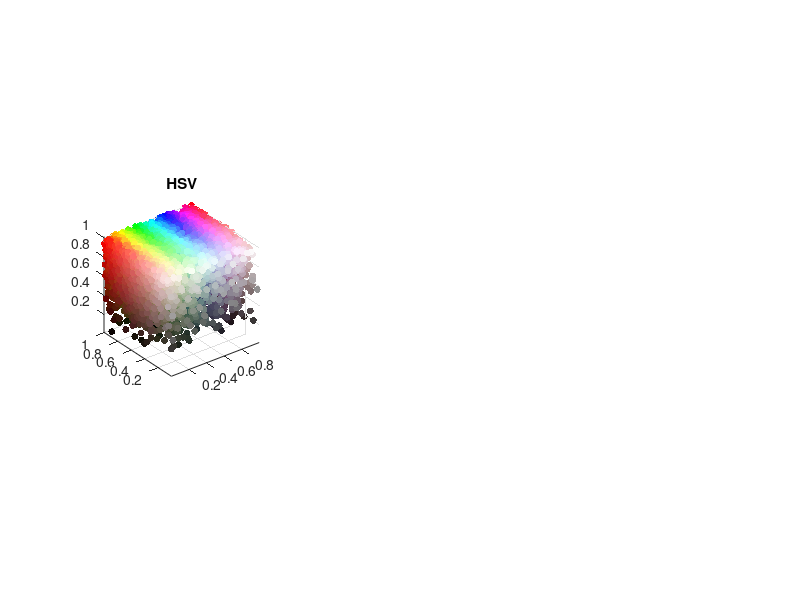

Here is the MATLAB script that generated this plot: (Note: this script raises an error after producing the figure.)
% Cleanup workspace
clear all; close all;

% generate rgb colors
tic;
RGB = rand( [10000 3] );
toc;
R = RGB(:,1);
G = RGB(:,2);
B = RGB(:,3);

% create figure
figure(1);

% show RGB cube
subplot(1,3,1);
scatter3( R, G, B, 15.0, RGB, 'fill' );
title( 'RGB' );
axis equal;
axis off;

% convert to HSV
tic;
HSV = rgb2hsv(RGB);
H = HSV ( :, 1 );
S = HSV ( :, 2 );
V = HSV ( :, 3 );
toc;

% show HSV 
% subplot(1,3,2);
scatter3( H, S, V, 25.0, RGB, 'fill' );
title( 'HSV' );
axis equal;
                                

% convert to Lab
tic;
colorTransform = makecform('srgb2lab');
Lab = applycform(RGB, colorTransform);
L = Lab ( :, 1 );
a = Lab ( :, 2 );
b = Lab ( :, 3 );
toc;

% show HSV 
subplot(1,3,3);
scatter3( L, a, b, 15.0, RGB, 'fill' );
title( 'Lab' );
axis equal;
axis off;